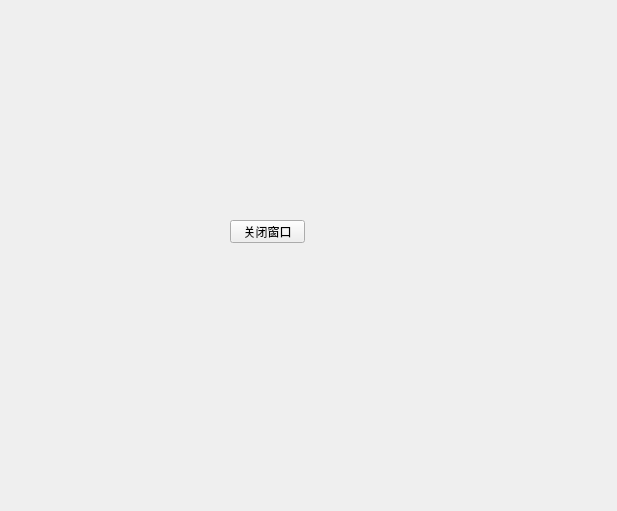
<?xml version="1.0" encoding="UTF-8"?>
<ui version="4.0">
 <class>Form</class>
 <widget class="QWidget" name="Form">
  <property name="geometry">
   <rect>
    <x>0</x>
    <y>0</y>
    <width>617</width>
    <height>511</height>
   </rect>
  </property>
  <property name="windowTitle">
   <string>Form</string>
  </property>
  <widget class="QPushButton" name="pushButton_close">
   <property name="geometry">
    <rect>
     <x>230</x>
     <y>220</y>
     <width>75</width>
     <height>23</height>
    </rect>
   </property>
   <property name="text">
    <string>关闭窗口</string>
   </property>
  </widget>
 </widget>
 <resources/>
 <connections>
  <connection>
   <sender>pushButton_close</sender>
   <signal>clicked()</signal>
   <receiver>Form</receiver>
   <slot>close()</slot>
   <hints>
    <hint type="sourcelabel">
     <x>266</x>
     <y>229</y>
    </hint>
    <hint type="destinationlabel">
     <x>303</x>
     <y>298</y>
    </hint>
   </hints>
  </connection>
 </connections>
</ui>
